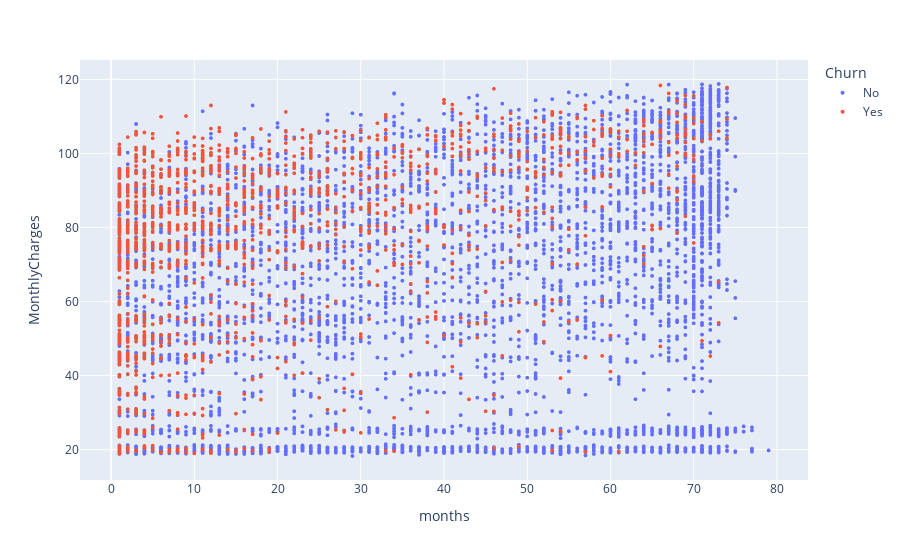

The code cell stored with this chart in its notebook:
### Code cell
churn_fig = px.scatter(charges, x='months', y='MonthlyCharges', color='Churn', hover_data=['Churn'])
churn_fig.update_traces(marker_size=4)
churn_fig.show()

### Figure 1 — Plotly figure (JSON) as saved in the notebook; plotly's stock layout.template omitted (floating-point values rounded to 4 significant figures; data arrays with more than 128 entries replaced by an {"elided": "..."} marker saying what was removed)
{"data": [{"customdata": {"elided": "5163x1 str values"}, "hovertemplate": "Churn=%{customdata[0]}<br>months=%{x}<br>MonthlyCharges=%{y}<extra></extra>", "legendgroup": "No", "marker": {"color": "#636efa", "size": 4, "symbol": "circle"}, "mode": "markers", "name": "No", "showlegend": true, "type": "scattergl", "x": {"elided": "5163 int values"}, "xaxis": "x", "y": {"elided": "5163 float values"}, "yaxis": "y"}, {"customdata": {"elided": "1869x1 str values"}, "hovertemplate": "Churn=%{customdata[0]}<br>months=%{x}<br>MonthlyCharges=%{y}<extra></extra>", "legendgroup": "Yes", "marker": {"color": "#EF553B", "size": 4, "symbol": "circle"}, "mode": "markers", "name": "Yes", "showlegend": true, "type": "scattergl", "x": {"elided": "1869 int values"}, "xaxis": "x", "y": {"elided": "1869 float values"}, "yaxis": "y"}], "layout": {"legend": {"title": {"text": "Churn"}, "tracegroupgap": 0}, "margin": {"t": 60}, "xaxis": {"anchor": "y", "domain": [0, 1], "title": {"text": "months"}}, "yaxis": {"anchor": "x", "domain": [0, 1], "title": {"text": "MonthlyCharges"}}}}
